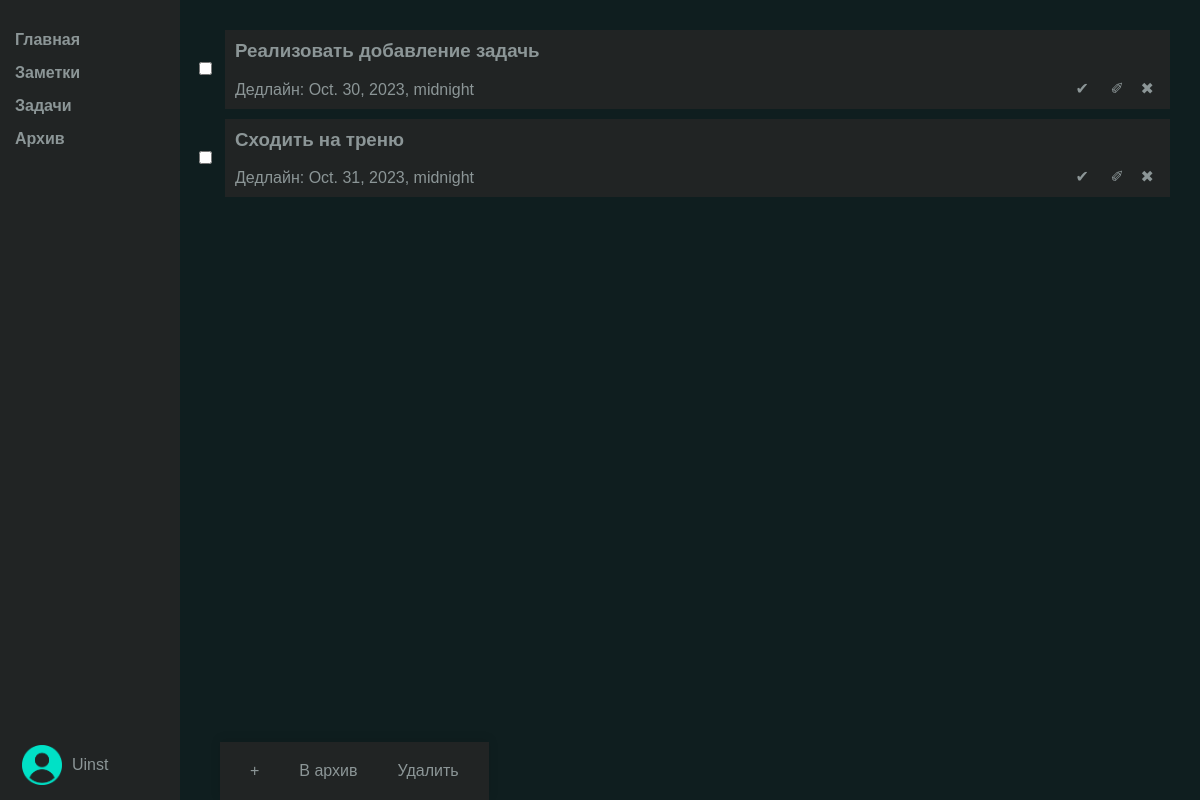
The page /tasks (signed in) on the database its author committed.
### note_planner/models.py (models this page shows, shortened)
class Task(models.Model):
    title = models.CharField(max_length=100)
    due_date = models.DateTimeField()
    priority = models.IntegerField()
    completed = models.BooleanField(default=False)
    user = models.ForeignKey(User, on_delete=models.CASCADE)

### note_planner/views.py (the view)
# urls.py: path('tasks', views.tasks_page, name='tasks_page_path'),
def tasks_page(request):
    user = request.user
    if not user.is_authenticated:
        return redirect('login_page_path')
    data = Task.objects.all()
    tasks = {task.title: {'due_date': task.due_date, 'priority': task.priority, 'id': task.id} for task in data if
             task.completed == 0}
    form = forms.UpdateTaskForm
    context = {
        'tasks_dict': tasks,
        'form': form
    }
    return render(request, 'note_planner/tasks.html', context=context)

### note_planner/templatetags/my_filters.py (called while the page is built)
@register.filter(name='get')
def get(value, key):
    try:
        return value[key]
    except:
        return None

### note_planner/templates/note_planner/tasks.html (shortened to what this page needs)
{% extends 'base.html' %}
{% load static %}
{% load my_filters %}
{% block css_style %}
<link rel="stylesheet" href="{% static 'css/tasks.css' %}">
{% endblock %}
{% block content %}
{% include 'includes/sidebar.html' %}
<div class="tasks-block">
    {% for task_name, value in tasks_dict.items%}
    <label class="checkbox-label">
        <div class="check-box-container">
            <input type="checkbox" id="task-checkbox" name="highlight">
        </div>
        <div class="tasks-items">
            <h3>{{ task_name }}</h3>
            <p>
                Дедлайн: {{ value|get:"due_date" }}
            </p>
            <form method="post" action="{% url 'done_task_path' value|get:'id' %}">
                <button title="Выполнено" type="submit" class="button-done-task">✔</button>
            </form>
            <form>
                <button title="Изменить" type="submit" class="button-edit-task">✐</button>
            </form>
            <form method="post" action="{% url 'delete_task_path' value|get:'id' %}">
                <button title="Удалить" type="submit" class="button-delete-task">✖</button>
            </form>
        </div>
    </label>
    {% endfor %}
</div>
<div class="bottom-panel">
    <form method="post" action="{% url 'add_task_path' %}">
        <button title="Добавить" class="button-add-task">+</button>
    </form>
    <form method="post" action="">
        <button title="В архив" class="button-archive-task">В архив</button>
    </form>
    <form method="post" action="">
        <button title="Удалить" class="button-delete-selected-tasks">Удалить</button>
    </form>
</div>
{% endblock %}

### note_planner/templates/includes/sidebar.html (shortened to what this page needs)
{% load static %}
{% block css_style %}
<link rel="stylesheet" href="{% static 'css/sidebar.css' %}">
{% endblock %}
<div class="sidebar">
    <ul>
        <li><a href="{% url 'index_page_path' %}">Главная</a></li>
        <li><a href="{% url 'notes_page_path' %}">Заметки</a></li>
        <li><a href="{% url 'tasks_page_path' %}">Задачи</a></li>
        <li class="archive-link"><a href="{% url 'archive_page_path' %}">Архив</a></li>
    </ul>
    {% if user.is_authenticated  %}
        <div class="user-block">
            <div class="inner-user-block">
                <img src="{% static 'image/user_logo.png' %}" alt="">
                <p>{{ user|title }}</p>
            </div>
        </div>
    {% endif %}
</div>

### static/css/base.css (style rules this page uses)
:root { --background_color: #0F1E1F; --block_bg_color: #212424; --sidebar_background: #212424; --font_color: #8C9697; --font_color_activ: #70e0c6; --delete_button_bg: #db021c; }
a { text-decoration: none; }
body { font-family: Arial, sans-serif; margin: 0; padding: 0; background-color: var(--background_color); color: var(--font_color); }

### note_planner/static/css/tasks.css (style rules this page uses)
.tasks-items { background-color: var(--block_bg_color); padding: 10px; position: relative; display: flex; flex-direction: column; flex-grow: 1; }
.tasks-items h3 { margin-top: 0px; }
.tasks-items p { margin: 0px; }
.button-delete-task, .button-edit-task, .button-done-task { position: absolute; bottom: 10px; right: 10px; background-color: var(--block_bg_color); border: none; color: var(--font_color); font-size: 100%; }
.button-edit-task { right: 40px; }
.button-done-task { right: 75px; }
.checkbox-label { display: flex; align-items: center; margin-bottom: 10px; }
.check-box-container { margin-right: 10px; }
.button-add-task, .button-archive-task, .button-delete-selected-tasks { background-color: var(--block_bg_color); border: none; color: var(--font_color); font-size: 16px; padding: 10px 20px; cursor: pointer; }
.bottom-panel { position: fixed; bottom: 0; left: 220px; background-color: var(--block_bg_color); padding: 10px; display: flex; box-shadow: 0px -2px 10px 0px rgba(0, 0, 0, 0.1); }

### note_planner/static/css/sidebar.css (style rules this page uses)
.sidebar { height: 100%; width: 150px; background-color: var(--sidebar_background); position: fixed; left: 0; top: 0; padding: 15px; }
.sidebar ul { list-style-type: none; padding: 0; }
.sidebar ul li { margin-bottom: 15px; }
.sidebar ul li a { text-decoration: none; color: var(--font_color); font-weight: bold; }
.user-block { position: absolute; bottom: 0; width: 80%; padding-bottom: 40px; }
.inner-user-block { display: flex; align-items: center; padding-left: 7px; }
.inner-user-block img { width: 40px; height: 40px; margin-right: 10px; }

### rows shown on the page
Task: tasks_dict "Реализовать добавление задачь"
Task: tasks_dict "Сходить на треню"

### other values the page prints
{{ user|title }} "Uinst"
{{ value|get:"due_date" }} "Oct. 30, 2023, midnight" "Oct. 31, 2023, midnight"
